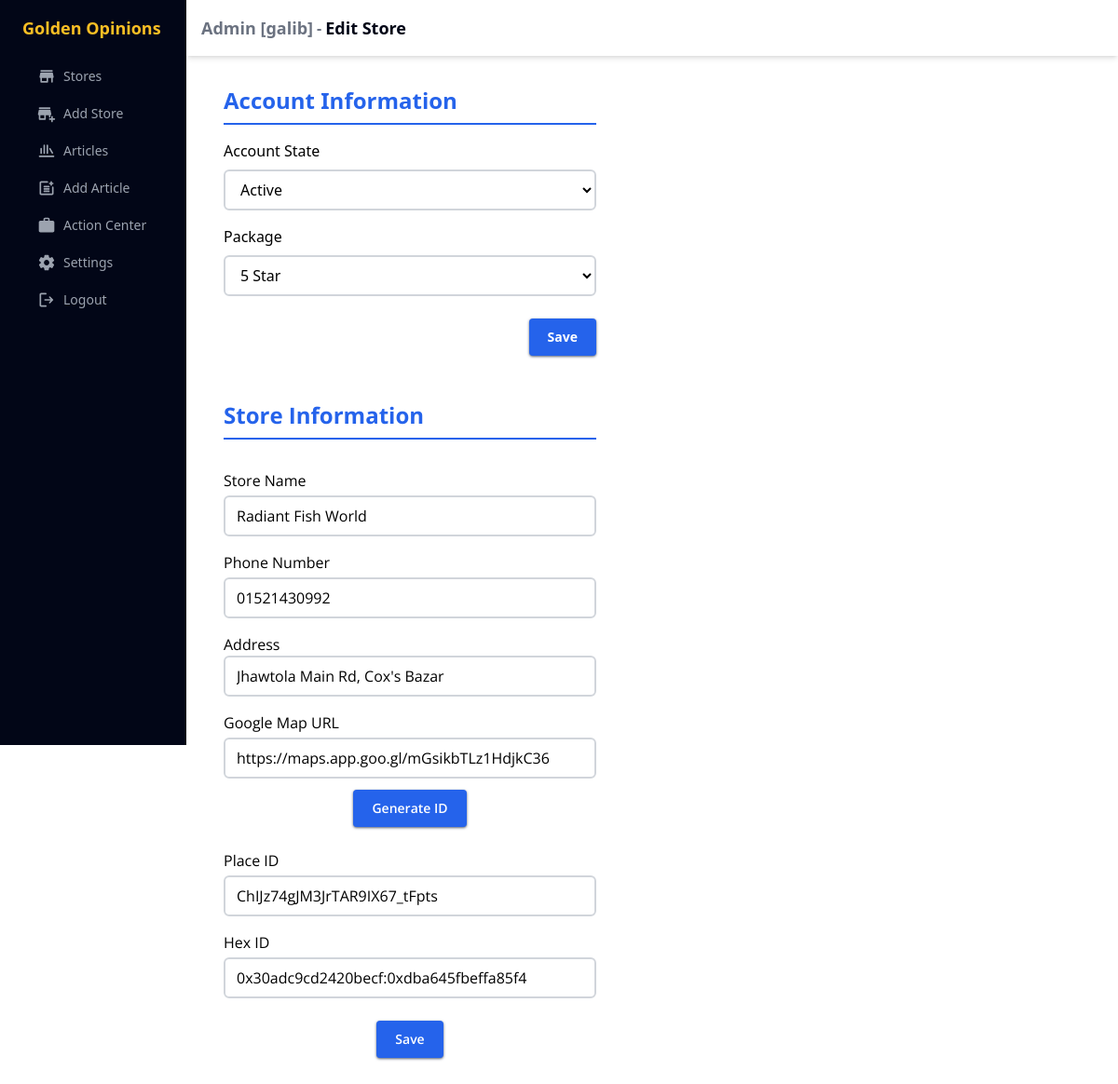
Page /editstore/1 (signed in) on the committed database.
### myapp/models.py (models this page shows, shortened)
class User(db.Model, UserMixin):
    id = db.Column(db.Integer, primary_key=True)
    username = db.Column(db.String(20), unique=True)
    email = db.Column(db.String(50), unique=True)
    password_hash = db.Column(db.String(255))
    email_verified = db.Column(db.Boolean, default=False)
    policies_accepted = db.Column(db.Boolean, default=False)
    role = db.Column(db.String(10), default="shop_owner")
    state = db.Column(db.String(10), default="active")
    stores = db.relationship("Store", backref="owner", lazy="dynamic")

class Store(db.Model):
    id = db.Column(db.Integer, primary_key=True)
    name = db.Column(db.String)
    address = db.Column(db.String)
    phone_number = db.Column(db.String(20))
    google_map_url = db.Column(db.String(50))
    place_id = db.Column(db.String(50))
    hex_id = db.Column(db.String(50))
    date_created = db.Column(db.DateTime())
    upto_timestamp = db.Column(db.DateTime())
    general_coupon_offer = db.Column(db.String)
    owner_id = db.Column(db.Integer, db.ForeignKey("user.id"))
    package = db.Column(db.String, default="basic")
    customers = db.relationship("Customer", secondary="store_customer", backref="store")
    campaigns = db.relationship("Campaign", backref="store", lazy="dynamic")
    coupons = db.relationship("Coupon", backref="store", lazy="dynamic")
    reviews = db.relationship("Review", backref="store", lazy="dynamic")
    coupons_generated = db.Column(db.Integer, default=0)
    coupons_redeemed = db.Column(db.Integer, default=0)

### myapp/decorators.py (the view)
    def inner(*args, **kwargs):
        if current_user.is_authenticated:
            if current_user.role == "admin":
                return view(*args, **kwargs)
            flash("Only admin can access the page you requested")
            return redirect(url_for("dashboard"))
        flash("Only admin can access the page you requested")
        return redirect(url_for("login"))

### myapp/forms.py
class EditStoreForm(FlaskForm):
    name = StringField("Store Name")
    phone_number = StringField("Phone Number")
    address = StringField("Address")
    google_map_url = StringField("Google Map URL")
    place_id = StringField("Place ID")
    hex_id = StringField("Hex ID")
    submit = SubmitField("Save")

### myapp/__init__.py (called while the page is built)
@login.user_loader
def load_user(id):
    return db.session.get(models.User, int(id))

### myapp/routes.py (called while the page is built, shortened)
@app.after_request
def after_request(response):
    response.headers["Content-Security-Policy"] = (
        ""
        + "font-src https://fonts.googleapis.com/ https://fonts.gstatic.com;"
        + "style-src-elem 'self' https://fonts.googleapis.com/ https://cdn.quilljs.com 'nonce-golden';"
        + "script-src-elem 'self' https://cdnjs.cloudflare.com https://cdn.jsdelivr.net https://cdn.quilljs.com https://esm.sh 'nonce-golden'"
    )
    return response

@app.route("/editstore/<store_id>", methods=["GET", "POST"])
@decorators.admin_required
@decorators.verified_email_required
def editstore(store_id):
    store = db.session.get(Store, store_id)
    if store:
        form = EditStoreForm()
        return render_template("editstore.html", store=store, form=form)
    else:
        abort(404)

### myapp/templates/editstore.html (shortened to what this page needs)
{% extends "dashboard-admin.html" %}
{% set active_page = "editstore" %}
{% block content %}
    <div class="space-y-8 p-6">
        <div class="mx-auto max-w-[400px] space-y-3 sm:mx-4">
            <div class="mb-4 border-b-2 border-blue-600 py-2 text-2xl font-bold text-blue-600">Account Information</div>
            <div class="flex flex-col gap-1">
                <label for="account_state">Account State</label>
                <select name="account_state"
                        id="account_state"
                        class="my-1 p-2 bg-white rounded-md border-2 border-gray-300 px-3 py-2 outline-none hover:border-gray-400 focus:border-gray-600">
                    <option value="active" {{ 'selected' if store.owner.state == 'active' }}>Active
                    </option>
                </select>
            </div>
            <div class="flex flex-col gap-1">
                <label for="package">Package</label>
                <select name="package"
                        id="package"
                        class="my-1 p-2 bg-white rounded-md border-2 border-gray-300 px-3 py-2 outline-none hover:border-gray-400 focus:border-gray-600">
                    <option value="5star" {{ 'selected' if store.package == '5star' }}>5 Star
                    </option>
                </select>
            </div>
            <div class="w-fit ml-auto mt-4 mb-2 flex gap-4">
                <button id="save-extra" class="primary">Save</button>
            </div>
        </div>
        <div class="mx-auto max-w-[400px] sm:mx-4">
            <form action=""
                  method="post"
                  id="editstore-form"
                  class="flex flex-col gap-4"
                  novalidate>
                <div class="mb-4 border-b-2 border-blue-600 py-2 text-2xl font-bold text-blue-600">Store Information</div>
                <div class="flex flex-col gap-1">
                    {{ form.name.label }}
                    {{ form.name(placeholder="Enter name of the Store", value=store.name) }}
                </div>
                <div class="flex flex-col gap-1">
                    {{ form.phone_number.label }}
                    {{ form.phone_number(placeholder="Enter phone number of store owner", value=store.phone_number) }}
                </div>
                <div>
                    {{ form.address.label }}
                    {{ form.address(placeholder="Enter store address", value=store.address) }}
                </div>
                <div class="flex flex-col gap-1">
                    {{ form.google_map_url.label }}
                    {{ form.google_map_url(placeholder="Enter google map link of the store", value=store.google_map_url) }}
                    <div style="display:flex;align-items: center;gap: 20px;">
                        <button class="mx-auto primary" id="generate-id-button">
                            <a>Generate ID</a>
                        </button>
                    </div>
                </div>
                <div class="flex flex-col gap-1">
                    {{ form.place_id.label }}
                    {{ form.place_id(placeholder="Enter place id", value=store.place_id) }}
                </div>
                <div class="flex flex-col gap-1">
                    {{ form.hex_id.label }}
                    {{ form.hex_id(placeholder="Enter hex id", value=store.hex_id) }}
                </div>
                <div class="mx-auto">{{ form.submit() }}</div>
            </form>
        </div>
    </div>
{% endblock %}

### myapp/templates/dashboard-admin.html (shortened to what this page needs)
<!DOCTYPE html>
<html lang="en">
    <head>
        <link href="{{ url_for('static', filename='css/output.css') }}"
              rel="stylesheet">
        <link href="https://cdn.quilljs.com/1.3.6/quill.snow.css" rel="stylesheet">
</head>
<body>
    {% import 'macros.html' as macros %}
    <div class="mycontainer">
        <div class="bg-slate-950 h-screen w-[200px] fixed hidden sm:block px-6 text-gray-400 flex-col"
             id="dashboard-navbar">
            <div class="text-lg text-amber-400 py-4 font-bold select-none cursor-pointer">
                <a href="{{ url_for("index") }}">Golden Opinions</a>
            </div>
            <a href="{{ url_for("dashboard") }}">
                <div class="w-full my-1 px-4 py-2 rounded-lg text-sm flex items-center gap-2 hover:bg-slate-800 select-none cursor-pointer {{ 'active' if active_page=='dashboard'}}">
                    <span>{{ macros.svg("store", size=20, class='fill-gray-400') }}</span><span>Stores</span>
                </div>
            </a>
            <a href="{{ url_for("addstore") }}">
                <div class="w-full my-1 px-4 py-2 rounded-lg text-sm flex items-center gap-2 hover:bg-slate-800 select-none cursor-pointer {{ 'active' if active_page=='addstore'}}">
                    <span>{{ macros.svg("add_business", size=20, class='fill-gray-400') }}</span><span>Add Store</span>
                </div>
            </a>
            <a href="{{ url_for("articles") }}">
                <div class="w-full my-1 px-4 py-2 rounded-lg text-sm flex items-center gap-2 hover:bg-slate-800 select-none cursor-pointer {{ 'active' if active_page=='articles'}}">
                    <span>{{ macros.svg("newsstand", size=20, class='fill-gray-400') }}</span><span>Articles</span>
                </div>
            </a>
            <a href="{{ url_for("add_article") }}">
                <div class="w-full my-1 px-4 py-2 rounded-lg text-sm flex items-center gap-2 hover:bg-slate-800 select-none cursor-pointer {{ 'active' if active_page=='addarticle'}}">
                    <span>{{ macros.svg("post_add", size=20, class='fill-gray-400') }}</span><span>Add Article</span>
                </div>
            </a>
            <a href="{{ url_for("action_center") }}">
                <div class="w-full my-1 px-4 py-2 rounded-lg text-sm flex items-center gap-2 hover:bg-slate-800 select-none cursor-pointer {{ 'active' if active_page=='actions'}}">
                    <span>{{ macros.svg("work", size=20, class='fill-gray-400') }}</span><span>Action Center</span>
                </div>
            </a>
            <a href="{{ url_for("settings") }}">
                <div class="w-full my-1 px-4 py-2 rounded-lg text-sm flex items-center gap-2 hover:bg-slate-800 select-none cursor-pointer {{ 'active' if active_page=='settings'}}">
                    <span>{{ macros.svg("settings", size=20, class='fill-gray-400') }}</span><span>Settings</span>
                </div>
            </a>
            <a href="{{ url_for("logout") }}">
                <div class="w-full my-1 px-4 py-2 rounded-lg text-sm flex items-center gap-2 hover:bg-slate-800 select-none cursor-pointer">
                    <span>{{ macros.svg("logout", size=20, class='fill-gray-400') }}</span><span>Logout</span>
                </div>
            </a>
        </div>
        <div class="h-screen ml-0 sm:ml-[200px]">
            <div class="w-full p-4 shadow shadow-md select-none flex items-center gap-2">
                <div class="flex gap-1 items-center font-bold text-gray-500 text-base sm:text-lg">
                    <div class="">Admin [{{ current_user.username }}]</div>
                    <div class="text-sm sm:text-base">-</div>
                    <div class="text-slate-950">
                        {% if active_page == 'dashboard' %}
                            Stores
                        {% elif active_page == 'addstore' %}
                            Add Store
                        {% elif active_page == 'editstore' %}
                            Edit Store
                        {% elif active_page == 'settings' %}
                            Settings
                        {% elif active_page == 'addarticle' %}
                            Add Article
                        {% elif active_page == 'editarticle' %}
                            Edit Article
                        {% elif active_page == 'articles' %}
                            All Articles
                        {% elif active_page == 'actions' %}
                            Action Center
                        {% elif active_page == 'campaign' %}
                            Campaign Approval
                        {% elif active_page == 'verify_email' %}
                            Verify Email Address
                        {% endif %}
                    </div>
                </div>
            </div>
            <div id="main">
                {% block content %}{% endblock %}
            </div>
        </div>
    </div>
</body>
</html>

### rows in the picture
User: username "galib"
Store: name "Radiant Fish World", phone_number "01521430992", address "Jhawtola Main Rd, Cox's Bazar", google_map_url "https://maps.app.goo.gl/mGsikbTLz1HdjkC36", place_id "ChIJz74gJM3JrTAR9IX67_tFpts", hex_id "0x30adc9cd2420becf:0xdba645fbeffa85f4"
